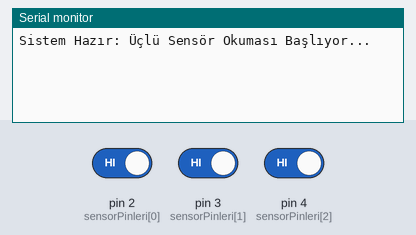
Simulated run of this sketch. Board: Arduino Uno, built with avr-gcc and run on an emulated ATmega328P. Shown: the last lines printed to the serial monitor. The test bench sets the inputs (shaded band); at power-on: pin 2 (sensorPinleri[0]) HIGH, pin 3 (sensorPinleri[1]) HIGH, pin 4 (sensorPinleri[2]) HIGH.

Above: at 1.2 s.
1.3 s: pin 2 (sensorPinleri[0]) driven LOW
At 2.2 s:
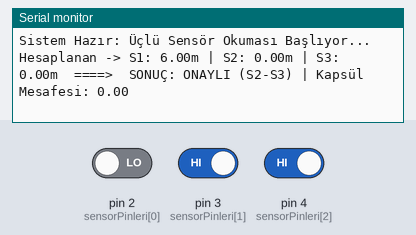
2.8 s: pin 3 (sensorPinleri[1]) driven LOW
At 3.3 s:
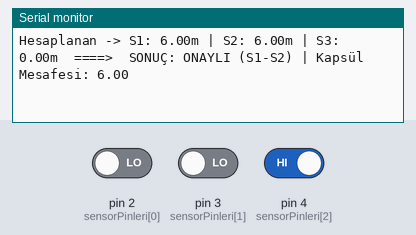
4.3 s: pin 4 (sensorPinleri[2]) driven LOW
At 5.7 s:
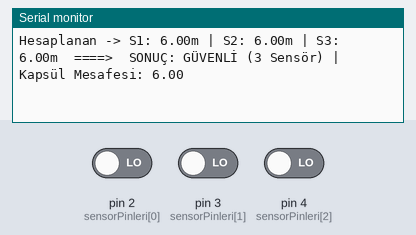

The sketch:

Distance-Calculation-Test.ino
```cpp
#define SENSOR_SAYISI 3


const int sensorPinleri[SENSOR_SAYISI] = {2, 3, 4};


uint32_t sayaclar[SENSOR_SAYISI] = {0, 0, 0};
int sonDurumlar[SENSOR_SAYISI] = {HIGH, HIGH, HIGH};
unsigned long sonZamanlar[SENSOR_SAYISI] = {0, 0, 0};


const unsigned long debounceSuresi = 50;

// Mesafe hesaplama fonksiyonu
static float MesafeHesapla(uint32_t R) {
    if (R > 73) R = 73;
    float m = 0.0f;
    for (uint32_t i = 1; i <= R; i++) {
        if (i == 1)           m += 6.0f;
        else if (i <= 20)     m += 4.0f;
        else if (i <= 39)     m += 0.1f;
        else if (i == 40)     m += 2.1f;
        else if (i <= 52)     m += 4.0f;
        else if (i <= 61)     m += 0.1f;
        else if (i == 62)     m += 3.1f;
        else if (i <= 73)     m += 4.0f;
    }
    return m;
}

// İki mesafe arasındaki +- %5 tolerans durumunu kontrol eden fonksiyon
bool toleransKontrol(float m1, float m2) {
    if (m1 == 0 && m2 == 0) return true; // Başlangıçta ikisi de sıfırken onaylasın

    float fark = abs(m1 - m2);
    // Güvenlik için iki değerden büyük olanı referans alarak %5'ini hesaplıyoruz
    float referans = max(m1, m2);

    return (fark <= (referans * 0.05));
}

void setup() {
    Serial.begin(9600);

    for (int i = 0; i < SENSOR_SAYISI; i++) {
        pinMode(sensorPinleri[i], INPUT_PULLUP);
    }

    Serial.println("Sistem Hazır: Üçlü Sensör Okuması Başlıyor...");
}

void loop() {
    bool yeniOkumaVar = false;

    for (int i = 0; i < SENSOR_SAYISI; i++) {
        int okuma = digitalRead(sensorPinleri[i]);


        if (okuma == LOW && sonDurumlar[i] == HIGH && (millis() - sonZamanlar[i]) > debounceSuresi) {
            sayaclar[i]++;
            yeniOkumaVar = true;
            sonZamanlar[i] = millis();
        }


        sonDurumlar[i] = okuma;
    }

    if (yeniOkumaVar) {
        float m1 = MesafeHesapla(sayaclar[0]);
        float m2 = MesafeHesapla(sayaclar[1]);
        float m3 = MesafeHesapla(sayaclar[2]);

        Serial.print("Hesaplanan -> S1: "); Serial.print(m1);
        Serial.print("m | S2: "); Serial.print(m2);
        Serial.print("m | S3: "); Serial.print(m3);
        Serial.print("m  ====>  ");

        // 1. Senaryo: Üç sensör de %5 tolerans içinde eşleşiyor
        if (toleransKontrol(m1, m2) && toleransKontrol(m1, m3) && toleransKontrol(m2, m3)) {
            float ortalama = (m1 + m2 + m3) / 3.0;
            Serial.print("SONUÇ: GÜVENLİ (3 Sensör) | Kapsül Mesafesi: ");
            Serial.println(ortalama);
        }
        // 2. Senaryo: Sadece Sensör 1 ve Sensör 2 eşleşiyor (3. sensör hata vermiş olabilir)
        else if (toleransKontrol(m1, m2)) {
            float ortalama = (m1 + m2) / 2.0;
            Serial.print("SONUÇ: ONAYLI (S1-S2) | Kapsül Mesafesi: ");
            Serial.println(ortalama);
        }
        // 3. Senaryo: Sadece Sensör 1 ve Sensör 3 eşleşiyor
        else if (toleransKontrol(m1, m3)) {
            float ortalama = (m1 + m3) / 2.0;
            Serial.print("SONUÇ: ONAYLI (S1-S3) | Kapsül Mesafesi: ");
            Serial.println(ortalama);
        }
        // 4. Senaryo: Sadece Sensör 2 ve Sensör 3 eşleşiyor
        else if (toleransKontrol(m2, m3)) {
            float ortalama = (m2 + m3) / 2.0;
            Serial.print("SONUÇ: ONAYLI (S2-S3) | Kapsül Mesafesi: ");
            Serial.println(ortalama);
        }
        // 5. Senaryo: Hiçbiri birbiriyle eşleşmiyor
        else {
            Serial.println("SONUÇ: KRİTİK HATA - Sensör verileri tolerans dışı!");
        }
    }
}
```

Measured:
- after the input at 1.3 s, the serial monitor: prints a new line at once (image 1)
- after the input at 2.8 s, the serial monitor: prints a new line at once (image 2)
- after the input at 4.3 s, the serial monitor: prints a new line at once (image 3)
